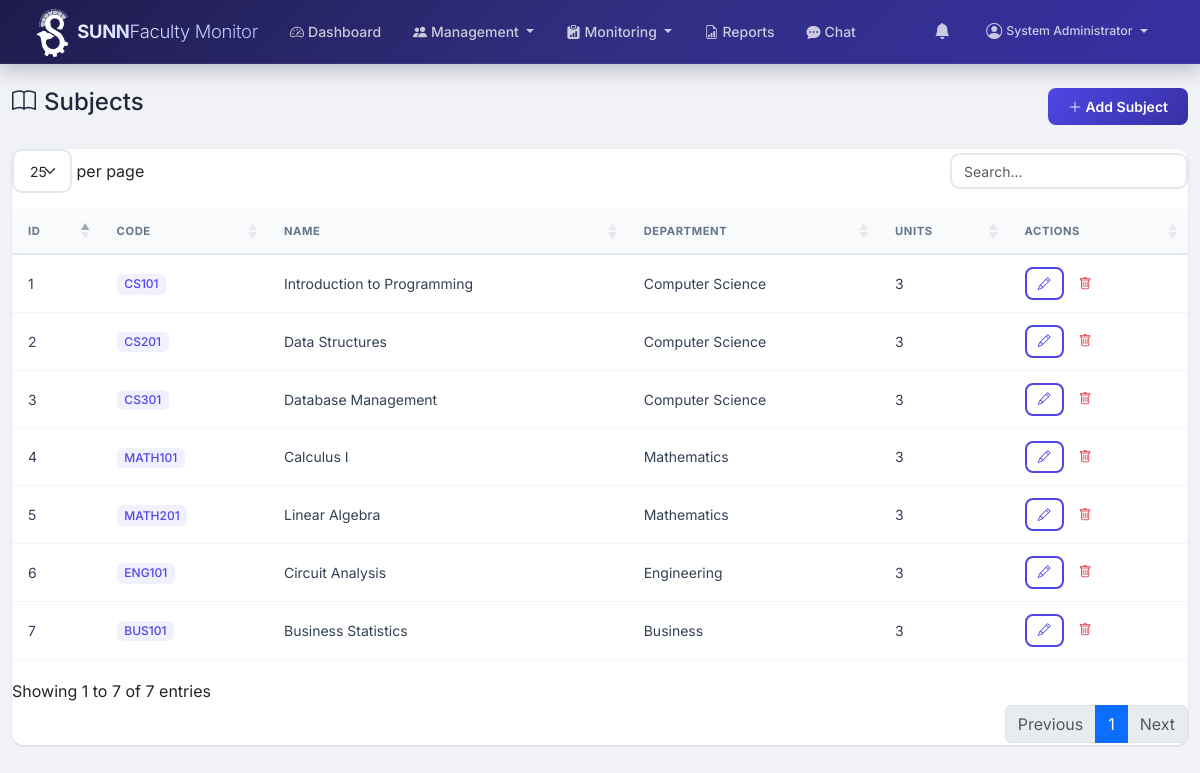
The app's page /admin/subjects.php (signed in) with its own data.
### tables this page shows
CREATE TABLE subjects (
    id INT PRIMARY KEY AUTO_INCREMENT,
    name VARCHAR(100) NOT NULL,
    code VARCHAR(20) UNIQUE NOT NULL,
    department_id INT DEFAULT NULL,
    units INT DEFAULT 3,
    description TEXT DEFAULT NULL,
    status ENUM('active', 'inactive') NOT NULL DEFAULT 'active',
    created_at TIMESTAMP DEFAULT CURRENT_TIMESTAMP,
    FOREIGN KEY (department_id) REFERENCES departments(id) ON DELETE SET NULL
);

CREATE TABLE departments (
    id INT PRIMARY KEY AUTO_INCREMENT,
    name VARCHAR(100) NOT NULL,
    code VARCHAR(20) UNIQUE NOT NULL,
    description TEXT DEFAULT NULL,
    status ENUM('active', 'inactive') NOT NULL DEFAULT 'active',
    created_at TIMESTAMP DEFAULT CURRENT_TIMESTAMP
);

### admin/subjects.php (the view, shortened to what this page needs)
<?php
$db = getDB();
$subjects = $db->query("SELECT s.*, d.name as dept_name FROM subjects s LEFT JOIN departments d ON s.department_id=d.id ORDER BY s.name")->fetchAll();
require_once __DIR__ . '/../includes/header.php';
require_once __DIR__ . '/../includes/navbar.php';
?>
<div class="container-fluid py-4">
    <div class="d-flex justify-content-between align-items-center mb-4">
        <h4><i class="bi bi-book me-2"></i>Subjects</h4>
        <button class="btn btn-primary" data-bs-toggle="modal" data-bs-target="#subjectModal" onclick="resetSubjectForm()"><i class="bi bi-plus-lg"></i> Add Subject</button>
    </div>
    <div class="card">
        <div class="card-body p-0">
            <table class="table table-hover datatable mb-0">
                <thead class="table-light">
                    <tr><th>ID</th><th>Code</th><th>Name</th><th>Department</th><th>Units</th><th>Actions</th></tr>
                </thead>
                <tbody>
                    <?php foreach ($subjects as $s): ?>
                    <tr>
                        <td><?= $s['id'] ?></td>
                        <td><span class="badge bg-primary"><?= htmlspecialchars($s['code']) ?></span></td>
                        <td><?= htmlspecialchars($s['name']) ?></td>
                        <td><?= htmlspecialchars($s['dept_name'] ?? 'N/A') ?></td>
                        <td><?= $s['units'] ?></td>
                        <td>
                            <button class="btn btn-sm btn-outline-primary" onclick='editSubject(<?= json_encode($s) ?>)'><i class="bi bi-pencil"></i></button>
                            <form method="POST" style="display:inline" class="delete-record">
                                <button class="btn btn-sm btn-outline-danger"><i class="bi bi-trash"></i></button>
                            </form>
                        </td>
                    </tr>
                    <?php endforeach; ?>
                </tbody>
            </table>
        </div>
    </div>
</div>
<?php require_once __DIR__ . '/../includes/footer.php'; ?>

### assets/css/style.css (style rules this page uses)
:root { --primary: #4f46e5; --primary-dark: #3730a3; --primary-light: #818cf8; --primary-bg: rgba(79, 70, 229, 0.08); --secondary: #0ea5e9; --success: #10b981; --success-bg: rgba(16, 185, 129, 0.1); --warning: #f59e0b; --warning-bg: rgba(245, 158, 11, 0.1); --danger: #ef4444; --danger-bg: rgba(239, 68, 68, 0.1); --info: #06b6d4; --info-bg: rgba(6, 182, 212, 0.1); --dark: #1e293b; --gray-50: #f8fafc; --gray-100: #f1f5f9; --gray-200: #e2e8f0; --gray-300: #cbd5e1; --gray-400: #94a3b8; --gray-500: #64748b; --gray-600: #475569; --gray-700: #334155; --gray-800: #1e293b; --gray-900: #0f172a; --body-bg: #f0f2f5; --card-shadow: 0 1px 3px rgba(0,0,0,.08), 0 1px 2px rgba(0,0,0,.06); --card-shadow-hover: 0 10px 25px rgba(0,0,0,.1), 0 4px 10px rgba(0,0,0,.06); --border-radius: 12px; --border-radius-sm: 8px; --border-radius-lg: 16px; --transition: all .2s ease; --nav-height: 64px; }
* { margin: 0; padding: 0; box-sizing: border-box; }
body { font-family: 'Inter', -apple-system, BlinkMacSystemFont, sans-serif; background: var(--body-bg); color: var(--gray-800); min-height: 100vh; -webkit-font-smoothing: antialiased; -moz-osx-font-smoothing: grayscale; }
.card { border: none; border-radius: var(--border-radius); box-shadow: var(--card-shadow); transition: var(--transition); }
.card-body { padding: 1.25rem; }
.table { margin-bottom: 0; font-size: .875rem; }
.table thead th { background: var(--gray-50); font-size: .7rem; text-transform: uppercase; letter-spacing: .6px; font-weight: 700; color: var(--gray-500); padding: .85rem 1rem; border-bottom: 2px solid var(--gray-200); }
.table tbody td { padding: .75rem 1rem; vertical-align: middle; border-bottom: 1px solid var(--gray-100); color: var(--gray-700); }
.table-hover tbody tr { transition: var(--transition); }
.badge { font-weight: 500; padding: .35em .65em; font-size: .75rem; border-radius: 6px; }
.badge.bg-primary { background: var(--primary-bg) !important; color: var(--primary); }
.btn { padding: .5rem 1.25rem; font-weight: 600; font-size: .875rem; border-radius: var(--border-radius-sm); transition: var(--transition); border: none; }
.btn-primary { background: linear-gradient(135deg, var(--primary), var(--primary-dark)); color: #fff; }
.btn-outline-primary { background: transparent; border: 2px solid var(--primary); color: var(--primary); }
.btn-sm { padding: .3rem .7rem; font-size: .8rem; }

### records on screen
subjects: id "7", code "BUS101", name "Business Statistics", department.name "Business", units "3"
subjects: id "4", code "MATH101", name "Calculus I", department.name "Mathematics", units "3"
subjects: id "6", code "ENG101", name "Circuit Analysis", department.name "Engineering", units "3"
subjects: id "2", code "CS201", name "Data Structures", department.name "Computer Science", units "3"
subjects: id "3", code "CS301", name "Database Management", department.name "Computer Science", units "3"
subjects: id "1", code "CS101", name "Introduction to Programming", department.name "Computer Science", units "3"
subjects: id "5", code "MATH201", name "Linear Algebra", department.name "Mathematics", units "3"

### other values on screen
$_SESSION['user_name'] "System Administrator"
